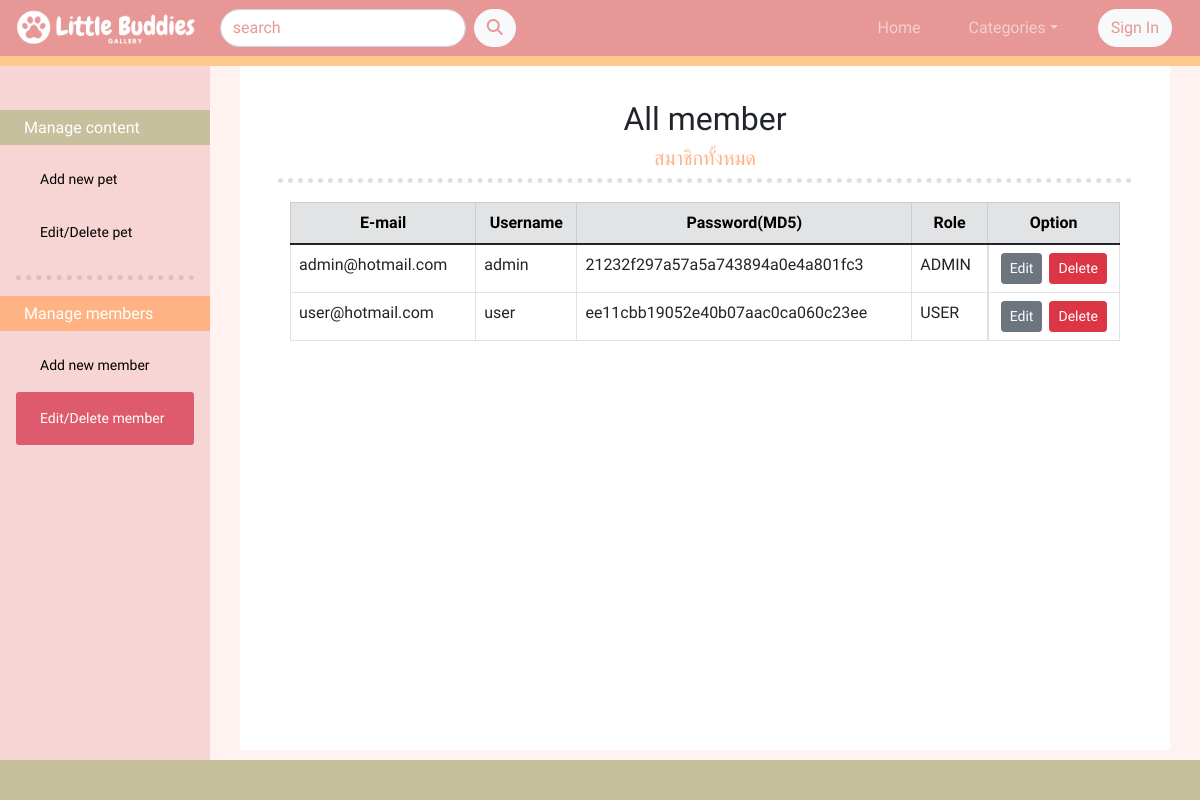
The page /edit_user.php on the database as committed earlier.
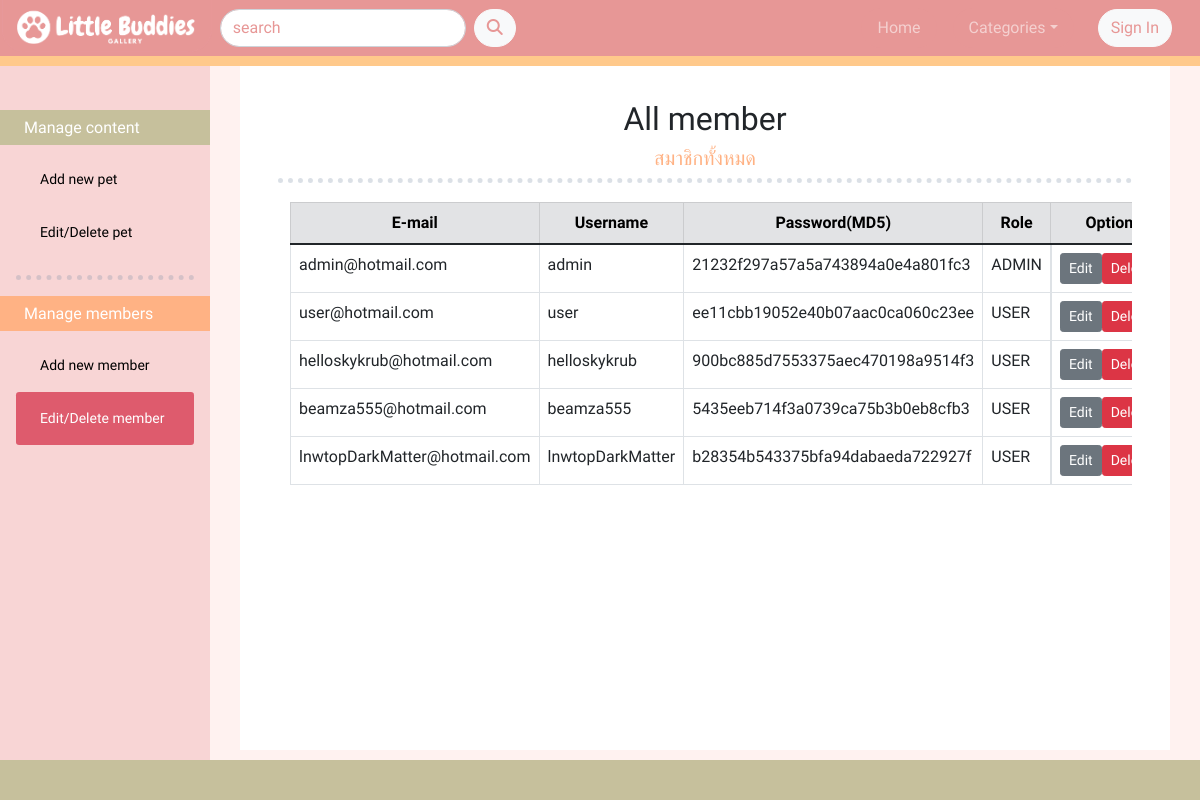
The same page on the database as committed later.
### tables this page shows
CREATE TABLE `users` (
  `user_id` int(11) NOT NULL,
  `email` varchar(50) NOT NULL,
  `username` varchar(50) NOT NULL,
  `password` varchar(50) NOT NULL,
  `role` enum('ADMIN','USER') NOT NULL
);

### edit_user.php (the view, shortened to what the changed rows need)
<?php
include('server.php');
?>
<!DOCTYPE html>
<html lang="en">
<head>
    <link rel="stylesheet" href="https://cdn.jsdelivr.net/npm/@fortawesome/fontawesome-free@6.1.1/css/all.css">
    <link href="https://cdn.jsdelivr.net/npm/bootstrap@5.1.3/dist/css/bootstrap.min.css" rel="stylesheet">
    <link rel="stylesheet" href="styles.css">
</head>
<body>
    <div class="content">
        <div class="container">
            <div class='row'>
                <h2 class="text-center">All member</h2>
                <br>
                <div class="col-sm-12" style="height: 500px; overflow: scroll;" >
                    <?php
                    $sql = "SELECT * FROM users";
                    $result = $conn->query($sql);
                    if ($result->num_rows > 0) {
                        echo"<table class='table table-bordered'>
                        <thead class='table-secondary text-center'>
                        <tr>
                            <th>E-mail</th>
                            <th>Username</th>
                            <th>Password(MD5)</th>
                            <th>Role</th>
                            <th>Option</th>
                        </tr>
                        </thead>
                        <tbody>";
                        while($row = $result->fetch_assoc()) {
                        echo "<tr>".
                        "<td>".$row["email"]."</td>".
                        "<td>".$row['username']."</td>".
                        "<td>".$row['password']."</td>".
                        "<td>".$row['role']."</td>".
                        "<td class='d-flex justify-content-around'><a class='white-link' href='edit_user_update.php?updateid=".$row['user_id']."'><button class='btn btn-sm btn-secondary'>Edit</button></a>
                        <a class='white-link' href='edit_user_delete.php?deleteid=".$row['user_id']."'><button class='btn btn-sm btn-danger'>Delete</button></a></td>".
                        "</tr>";
                        }
                        echo "</tbody></table>";
                    } else {
                        echo "0 results";
                    }
                    ?>
                </div>
            </div> <br><br>
        </div>
    </div>
</body>
</html>

Rows that differ between the two databases and show on the page:
added users: email "helloskykrub@hotmail.com", username "helloskykrub", password "900bc885d7553375aec470198a9514f3", role "USER"
added users: email "beamza555@hotmail.com", username "beamza555", password "5435eeb714f3a0739ca75b3b0eb8cfb3", role "USER"
added users: email "lnwtopDarkMatter@hotmail.com", username "lnwtopDarkMatter", password "b28354b543375bfa94dabaeda722927f", role "USER"
